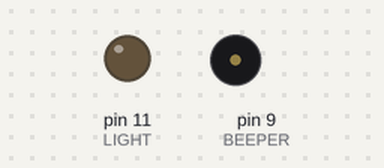
A sketch run on a simulated Arduino Uno, built with avr-gcc and run on an emulated ATmega328P. Parts: output pins drawn as LEDs (lit = HIGH), buzzer (waves = sounding).

Above: at 0.05 s.
At 2.35 s:
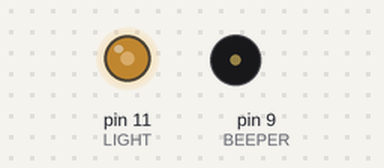
At 4.7 s:
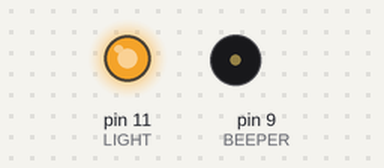
At 9.4 s:
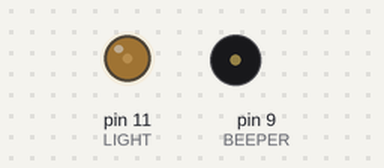
Timing chart, 0 to 13.5 s (numbered marks = the images above):
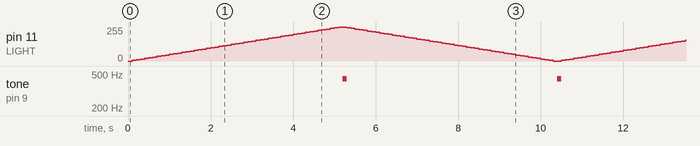

Measured:
- by itself, tone on pin 9 (BEEPER): alternates 440 Hz for 0.10 s and silent for 5.1 s

The sketch:

automatedlight.ino
```cpp
const int WAIT = 100;
const int LIGHT = 11;
const int BEEPER = 9;

void setup(){
    pinMode( BEEPER, OUTPUT );
    pinMode( LIGHT, OUTPUT );
}

void loop(){
    int i;
    i = 0;

    while ( i <= 255 ){
        analogWrite( LIGHT, i );
        delay( WAIT );
        i = i + 5;
    }

    tone(BEEPER, 440, 100);

    i = 255;
    while ( i >= 0 ){
        analogWrite( LIGHT, i );
        delay( WAIT );
        i = i - 5;
    }

    tone(BEEPER, 440, 100);

}
```
